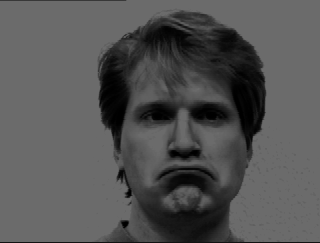
#> input picture training/faces/subject01_sad.gif, 320 x 243 px; its folder holds 4 pictures in this run
$ python ViolaJones.py   (Python 2 division)
#> lines starting #> are read from the running program, lines starting #| are printed output that depends on the picture
### IntegralImage.py
from PIL import Image, ImageDraw
import numpy as np

'''
In an integral image each pixel is the sum of all pixels in the original image
that are 'left and above' the pixel.

Original    Integral
+--------   +------------
| 1 2 3 .   | 0  0  0  0 .
| 4 5 6 .   | 0  1  3  6 .
| . . . .   | 0  5 12 21 .
            | . . . . . .

'''
class IntegralImage:

    def __init__(self, imageSrc, label):
#> called with imageSrc = 'training/faces/subject01_sad.gif', label = 1
        self.imgsrc = imageSrc
        self.pilimg = Image.open(imageSrc)
#> self.pilimg is the input picture: PIL image 320x243 P; min 0, max 107, mean 84.3
        self.fordrawing = ImageDraw.Draw(self.pilimg)
        self.original = np.array(self.pilimg)
        self.sum = 0
        self.label = label
        self.calculate_integral()
        self.weight = 0


    def calculate_integral(self):
        # an index of -1 refers to the last row/column
        # since rowSum is calculated starting from (0,0),
        # rowSum(x, -1) == 0 holds for all x
        rowSum = np.zeros(self.original.shape)
        # we need an additional column and row
        self.integral = np.zeros((self.original.shape[0]+1, self.original.shape[1]+1))
        for x in range(self.original.shape[1]):
            for y in range(self.original.shape[0]):
                rowSum[y, x] = rowSum[y-1, x] + self.original[y, x]
                self.integral[y+1, x+1] = self.integral[y+1, x-1+1] + rowSum[y, x]
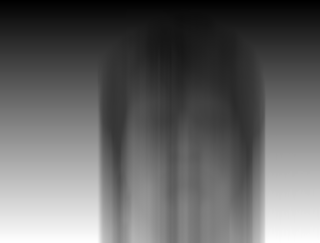
#> rowSum: shape (243, 320) float64; min 55, max 25658, mean 10190.2; drawn with min black and max white
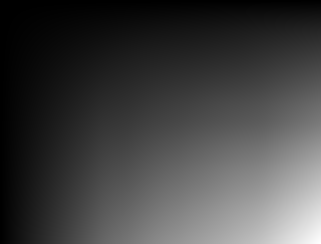
#> self.integral: shape (244, 321) float64; min 0, max 6481522, mean 1689603.2; drawn with min black and max white

    # [15 lines left out: function get_area_sum, not called in this run]

    def set_label(self, label):
        self.label = label

    def set_weight(self, weight):
        self.weight = weight
    def show(self):
        self.pilimg.show()
    def rectangledraw(self,cordinate):
        self.fordrawing.rectangle(cordinate,fill=128)

### HaarLikeFeature.py
from PIL import Image, ImageDraw

def enum(**enums):
    return type('Enum', (), enums)

FeatureType = enum(TWO_VERTICAL = (1,2), TWO_HORIZONTAL = (2,1), THREE_HORIZONTAL = (3,1), THREE_VERTICAL = (1,3), FOUR = (2,2))
FeatureTypes = [FeatureType.TWO_VERTICAL, FeatureType.TWO_HORIZONTAL, FeatureType.THREE_VERTICAL, FeatureType.THREE_HORIZONTAL, FeatureType.FOUR]

class HaarLikeFeature(object):
    '''
    classdocs
    '''


    # [20 lines left out: function __init__, not called in this run]

    def __str__(self):
        return str(self.type)+" pos: "+str(self.top_left)

    # [34 lines left out: function get_score, not called in this run]

    def get_vote(self, intImage):
        score = self.get_score(intImage)
        return 1 if score < self.polarity*self.threshold else -1

    # [4 lines left out: function drawbox, not called in this run]
        #print self.top_left,self.bottom_right

    def setthreshold(self,t):
        self.threshold = t


### ViolaJones.py
import AdaBoost
from IntegralImage import IntegralImage
import os,sys
import dill as pickle

LEARN = False
FILENAME = 'decision_stamps.dsp'

def load_images(path, label):
    images = []
    for _file in os.listdir(path):
        if _file.endswith('.jpg') or _file.endswith('.gif'):
            images.append(IntegralImage(os.path.join(path, _file), label))
#> pass 2 of the loop in load_images, `for _file in os.listdir(path):`:
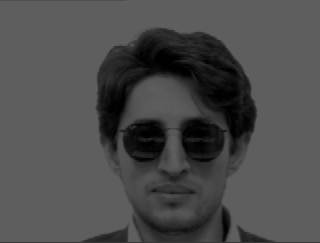
#> input picture training/faces/subject03_glasses.gif, 320 x 243 px
#> in __init__, self.pilimg is the input picture: PIL image 320x243 P; min 0, max 94, mean 76.4
#> after the loop in calculate_integral (call 2), `for x in range(self.original.shape[1]):`:
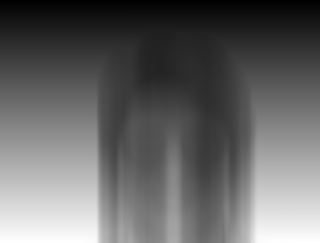
#> rowSum: shape (243, 320) float64; min 66, max 19644, mean 7926.5; drawn with min black and max white
#> after the loop in calculate_integral (call 2), `for x in range(self.original.shape[1]):`:
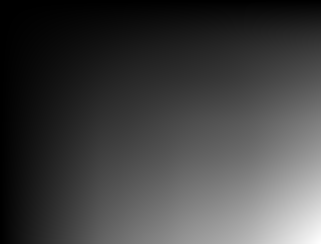
#> self.integral: shape (244, 321) float64; min 0, max 5008560, mean 1295337.8; drawn with min black and max white
#> pass 3 of the loop in load_images, `for _file in os.listdir(path):`:
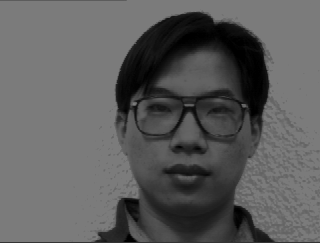
#> input picture training/faces/subject04.glasses.gif, 320 x 243 px
#> in __init__, self.pilimg is the input picture: PIL image 320x243 P; min 0, max 123, mean 93
#> after the loop in calculate_integral (call 3), `for x in range(self.original.shape[1]):`:
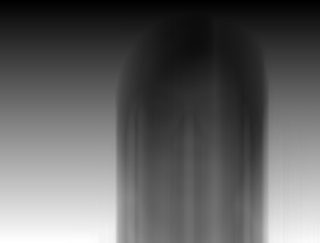
#> rowSum: shape (243, 320) float64; min 87, max 28573, mean 10920.2; drawn with min black and max white
#> after the loop in calculate_integral (call 3), `for x in range(self.original.shape[1]):`:
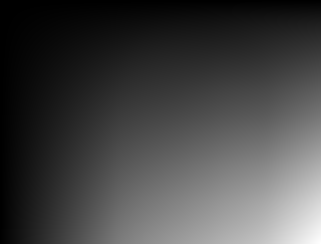
#> self.integral: shape (244, 321) float64; min 0, max 6866234, mean 1861081.7; drawn with min black and max white
#> the loop made 4 passes; the first 3 are shown
    return images

def classify(classifiers, image):
    print "classifier size: ",len(classifiers)
    sum = 0
    for c in classifiers:
        # c is a weak classifier [a list of tuple(feature,weight of that feature)].
        # c[0] is the important feature and c[1] its weight
        vote = c[0].get_vote(image)
        if vote>0:
            #print 'okay'
            print "matched feature: ",c[0]
            c[0].drawbox(image)

        sum+=vote*c[1]
        #print c[0].threshold, c[1]
    if sum>0:
        return 1
    else:
        return -1


if __name__ == "__main__":

    # TODO: select optimal threshold for each feature
    # TODO: attentional cascading

    print 'Loading faces..'
    faces = load_images('training/faces', 1)
    print '..done. ' + str(len(faces)) + ' faces loaded.\n\nLoading non faces..'
    non_faces = load_images('training/nonfaces', -1)
#> (the run stopped early here; a loop or call above may not have finished)
